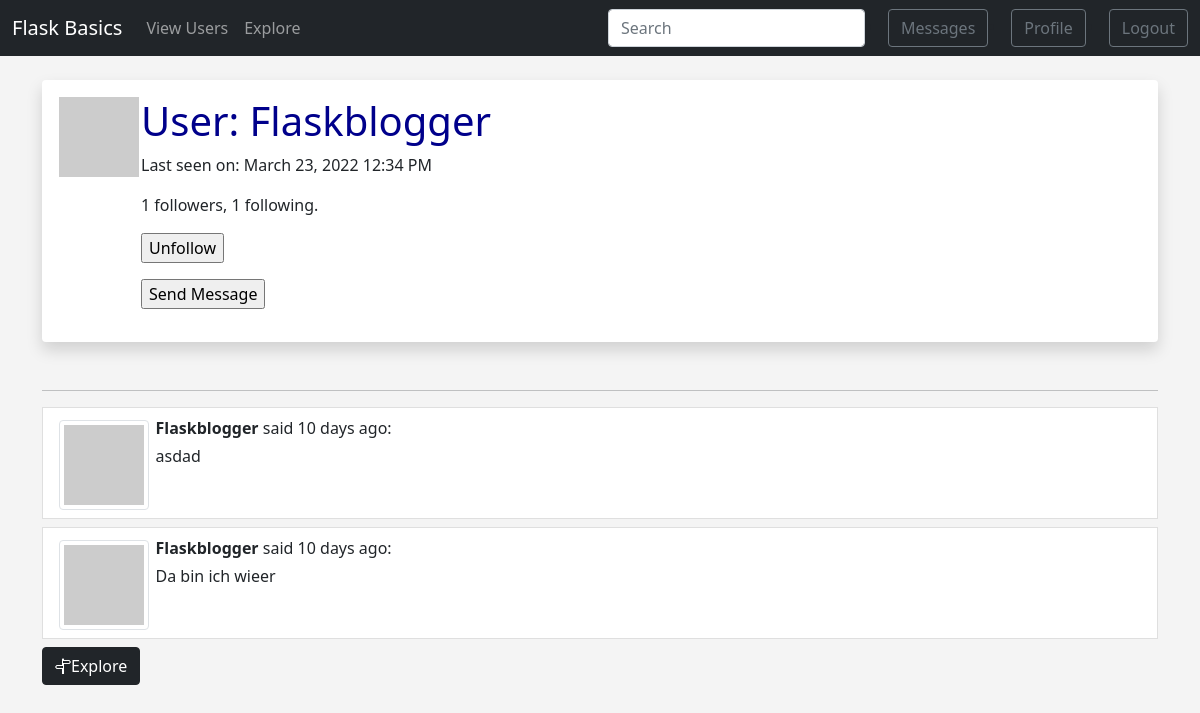
Screenshot of /user/Flaskblogger (signed in) with the database file from the repository.
### app/models.py (models this page shows, shortened)
class User(UserMixin, db.Model):  # type: ignore
    id = db.Column(db.Integer, primary_key=True)
    firstname = db.Column(db.String(100), index=True)
    lastname = db.Column(db.String(100), index=True)
    username = db.Column(db.String(64), index=True, unique=True)
    email = db.Column(db.String(120), index=True, unique=True)
    password_hash = db.Column(db.String(128))
    posts = db.relationship("Post", cascade="delete", backref="author", lazy="dynamic")
    date_added = db.Column(db.DateTime, default=datetime.utcnow)
    last_modify = db.Column(db.DateTime, default=datetime.utcnow)
    administrator = db.Column(db.Boolean, default=False)
    about_me = db.Column(db.String(140))
    last_seen = db.Column(db.DateTime)
    followed = db.relationship(
        "User",
        secondary=followers,
        primaryjoin=(followers.c.follower_id == id),
        secondaryjoin=(followers.c.followed_id == id),
        backref=db.backref("followers", lazy="dynamic"),
        lazy="dynamic",
    )
    messages_sent = db.relationship(
        "Message",
        foreign_keys="Message.sender_id",
        cascade="delete",
        backref="author",
        lazy="dynamic",
    )
    messages_received = db.relationship(
        "Message",
        foreign_keys="Message.recipient_id",
        cascade="delete",
        backref="recipient",
        lazy="dynamic",
    )
    last_message_read_time = db.Column(db.DateTime)
    notifications = db.relationship(
        "Notification", cascade="delete", backref="user", lazy="dynamic"
    )
    def new_messages(self):
        last_read_time = self.last_message_read_time or datetime(1900, 1, 1)
        return (
            Message.query.filter_by(recipient=self)
            .filter(Message.timestamp >= last_read_time)
            .count()
        )
    def avatar(self, size):
        digest = md5(self.email.lower().encode("utf-8")).hexdigest()
        return f"https://www.gravatar.com/avatar/{digest}?d=identicon&s={size}"
    def is_following(self, user):
        return self.followed.filter(followers.c.followed_id == user.id).count() > 0

class SearchableMixin(object):
    @classmethod
    def before_commit(cls, session):
        session._changes = {
            "add": list(session.new),
            "update": list(session.dirty),
            "delete": list(session.deleted),
        }
    @classmethod
    def after_commit(cls, session):
        for obj in session._changes["add"]:
            if isinstance(obj, SearchableMixin):
                add_to_index(obj.__tablename__, obj)  # type: ignore
        for obj in session._changes["update"]:
            if isinstance(obj, SearchableMixin):
                add_to_index(obj.__tablename__, obj)  # type: ignore
        for obj in session._changes["delete"]:
            if isinstance(obj, SearchableMixin):
                remove_from_index(obj.__tablename__, obj)  # type: ignore
        session._changes = None

class Post(SearchableMixin, db.Model):  # type: ignore
    __searchable__ = ["body"]
    id = db.Column(db.Integer, primary_key=True)
    body = db.Column(db.String(140))
    timestamp = db.Column(db.DateTime, index=True, default=datetime.utcnow)
    user_id = db.Column(db.Integer, db.ForeignKey("user.id"))

### app/main/routes.py (the view)
@main_blueprint.route("/user/<username>")
@login_required
def user(username):
    user = User.query.filter_by(username=username).first_or_404()
    page = request.args.get("page", 1, type=int)
    posts = user.posts.order_by(Post.timestamp.desc()).paginate(
        page, current_app.config["POSTS_PER_PAGE"], False
    )
    next_url = (
        url_for("main.user", username=user.username, page=posts.next_num)
        if posts.has_next
        else None
    )
    prev_url = (
        url_for("main.user", username=user.username, page=posts.prev_num)
        if posts.has_prev
        else None
    )
    form = EmptyForm()
    return render_template(
        "user/user.html",
        user=user,
        posts=posts.items,
        next_url=next_url,
        prev_url=prev_url,
        form=form,
    )

### app/main/forms.py
class SearchForm(FlaskForm):
    q = StringField(_l("Search"), validators=[DataRequired()])
    def __init__(self, *args, **kwargs):
        if "formdata" not in kwargs:
            kwargs["formdata"] = request.args
        if "meta" not in kwargs:
            kwargs["meta"] = {"csrf": False}
        super(SearchForm, self).__init__(*args, **kwargs)

class EmptyForm(FlaskForm):
    submit = SubmitField(_l("Submit"))

### app/main/routes.py (called while the page is built)
@main_blueprint.context_processor
def utility_processor() -> dict[str, Callable]:
    def get_user_data(id: int) -> User:
        return User.query.filter_by(id=id).first_or_404()
    return dict(get_user_data=get_user_data)

@main_blueprint.before_request
def before_request():
    if current_user.is_authenticated:  # type: ignore
        current_user.last_seen = datetime.utcnow()
        db.session.commit()
        g.search_form = SearchForm()
    g.locale = str(get_locale())

### app/models.py (called while the page is built)
@login.user_loader
def load_user(id):
    return User.query.get(int(id))

### app/templates/user/user.html (shortened to what this page needs)
{% extends "base.html" %}
{% block content %}
    <div class="shadow p-3 mb-5 bg-body rounded">
     <table>
        <tr valign="top">
            <td><img src="{{ user.avatar(128) }}"></td>
            <td>
                <h1>{{_('User')}}: {{ user.username }}</h1>
                {% if user.last_seen %}
                <p>{{_('Last seen on:')}} {{ moment(user.last_seen).format('LLL') }}</p>
                {% endif %}
                <p>{{ user.followers.count() }} {{_('followers')}}, {{ user.followed.count() }} {{_('following')}}.</p>
                {% if user == current_user %}
                    <p><a class="link-secondary" href="{{ url_for('main.edit_profile', username=current_user.username , id=current_user.id) }}">{{_('Edit')}}</a></p>
                {% else %}
                <p>
                    <form action="{{ url_for('main.unfollow', username=user.username) }}" method="post">
                        {{ form.submit(value='Unfollow') }}
                    </form>
                </p>
                {% endif %}
                {% if user != current_user %}
                <p>
                    <form action="{{ url_for('main.send_message', recipient=user.username) }}" method="post">
                        {{ form.submit(value='Send Message') }}
                    </form>
                </p>
                {% endif %}
            </td>
        </tr>
    </table>
    </div>
    <hr>
    <ol class="list-group">
        {% for post in posts %}
            {% with username = post.author.username, avatar=post.author.avatar, type=_("said"), message=post %}
                {% include '_post.html' %}
            {% endwith %}
        {% endfor %}
    </ol>
    <a href="{{ url_for('main.explore') }} "class="btn btn-dark bi bi-signpost-split">{{_('Explore')}}</a>
{% endblock %}

### app/templates/base.html (shortened to what this page needs)
<!doctype html>
<html lang="en">
  <head>
    <link href="https://cdn.jsdelivr.net/npm/bootstrap@5.1.3/dist/css/bootstrap.min.css" rel="stylesheet">
    <link rel="stylesheet" href="https://cdn.jsdelivr.net/npm/bootstrap-icons@1.8.1/font/bootstrap-icons.css">
    <link rel="stylesheet" href="{{url_for('static', filename='css/style.css')}}">
  </head>
  <body>
    {% include 'navbar.html' %}
    <br/>
    <div class="container">
        {% block content %}
        {% endblock %}
    </div>
  </body>
</html>

### app/templates/navbar.html (shortened to what this page needs)
<nav class="navbar navbar-expand-lg navbar-dark bg-dark">
  <div class="container-fluid">
    <a class="navbar-brand" href="{{ url_for('main.index') }}">{{ _('Flask Basics')}}</a>
    <div class="collapse navbar-collapse" id="navbarSupportedContent">
      <ul class="navbar-nav me-auto mb-2 mb-lg-0">
        {% if current_user.administrator %}
        <li class="nav-item">
            <a class="nav-link" href="{{ url_for('admin.view_users') }}"> {{_('View Users')}}</a>
        </li>
        {% endif %}
        {% if not current_user.is_anonymous %}
        <li class="nav-item">
            <a class="nav-link" href="{{ url_for('main.explore') }} ">{{ _('Explore')}}</a>
        </li>
        {% endif %}
      </ul>
      {% if g.search_form %}
        <form class="d-flex" method="get" action="{{ url_for('main.search') }}">
            <div class="form-group">
                {{ g.search_form.q(size=20, class='form-control', placeholder=g.search_form.q.label.text) }}
            </div>
        </form>
      {% endif %}
      {% if current_user.is_anonymous %}
        <li class="nav-item">
            <a class="btn btn-outline-secondary" href="{{ url_for('auth.login') }}"> {{_('Login')}}</a>
        </li>
        <li class="nav-item">
          <a class="btn btn-outline-secondary" href="{{ url_for('auth.register') }}"> {{_('Register')}}</a>
        </li>
        {% else %}
        <li class="nav-item">
            <a class="btn btn-outline-secondary position-relative" href="{{ url_for('main.messages') }}">
                {{ _('Messages') }}
            </a>
        </li>
        <li class="nav-item">
          <a class="btn btn-outline-secondary" href="{{ url_for('main.user', username=current_user.username) }}"> {{_('Profile')}}</a>
        </li>
        <li class="nav-item">
            <a class="btn btn-outline-secondary" href="{{ url_for('auth.logout') }}"> {{_('Logout')}}</a>
        </li>
        {% endif %}
    </div>
  </div>
</nav>

### app/templates/_post.html
<div >
    <a href="{{ url_for('main.user', username=username) }}" class="d-flex list-group-item list-group-item-action mb-2">
        <picture>
            <img src="{{ avatar(36) }}" class="img-fluid img-thumbnail rounded center-block mt-1 me-3" alt="...">
        </picture>
        <div class="w-100">
            <div class="d-flex w-100 justify-content-between">
            <p class="mb-1"><strong>{{ username }} </strong> {{ type }} {{ moment(message.timestamp).fromNow() }}:</p>
            </div>
            <p class="mb-1 post-style" >{{ message.body }}</p>
        </div>
    </a>
</div>

### app/static/css/style.css (style rules this page uses)
* { font-family:'Segoe UI', Tahoma, Geneva, Verdana, sans-serif; }
h1 { color: darkblue; font-size: 40px; }
body { background: #f4f4f4; }
.post-style { white-space: break-spaces; overflow-wrap: anywhere; }

### rows the page displays
User: username "Flaskblogger", last_seen "March 23, 2022 12:34 PM"
Post: author.username "Flaskblogger", type "said", timestamp "10 days ago", body "asdad"
Post: author.username "Flaskblogger", type "said", timestamp "10 days ago", body "Da bin ich wieer"

### other values shown
{{ user.followers.count() }} "1"
{{ user.followed.count() }} "1"
